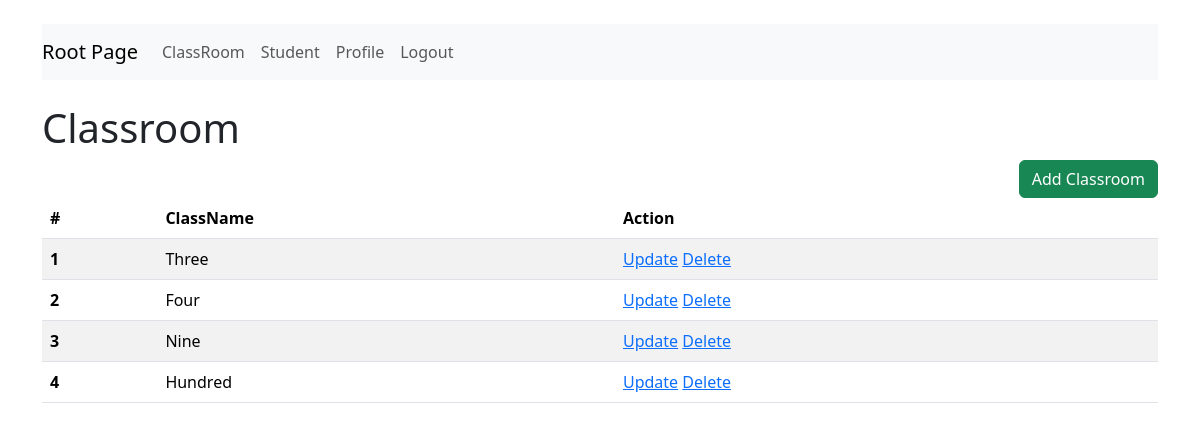
/crud/classroom/ (signed in), run on the app's committed database.
### crud/models.py (models this page shows)
class ClassRoom(models.Model):
    name = models.CharField(max_length = 10)

### crud/views.py (the view)
# urls.py: path("classroom/", ClassRoomView.as_view()),
@login_required
def classroom(request):
    classrooms = ClassRoom.objects.all()
    return render(request, template_name="crud/classroom.html", context={"classrooms": classrooms})

### crud/templates/crud/classroom.html
{% extends 'crud/base.html' %}
{% block content %}
    {% include 'crud/nav.html' %}
    <br>
    <h1>Classroom</h1>
    <a href = "{%url 'add_classroom' %}" class = "btn btn-success" style = "float: right;">Add Classroom</a>
    <table class="table table-striped">
        <thead>
          <tr>
            <th scope="col">#</th>
            <th scope="col">ClassName</th>
            <th scope="col">Action</th>
          </tr>
        </thead>
        <tbody>
            {% for classroom in classrooms %}
          <tr>
            <th scope="row">{{ forloop.counter }}</th>
            <td>{{ classroom.name}}</td>
            <td>
              <a href="{% url 'update_classroom' classroom.id %}">Update</a>
              <a href="{% url 'delete_classroom' classroom.id %}">Delete</a>
            </td>
          </tr>
          {% endfor%}
        </tbody>
      </table>
{% endblock %}

### data on the page
ClassRoom: name "Three"
ClassRoom: name "Four"
ClassRoom: name "Nine"
ClassRoom: name "Hundred"
